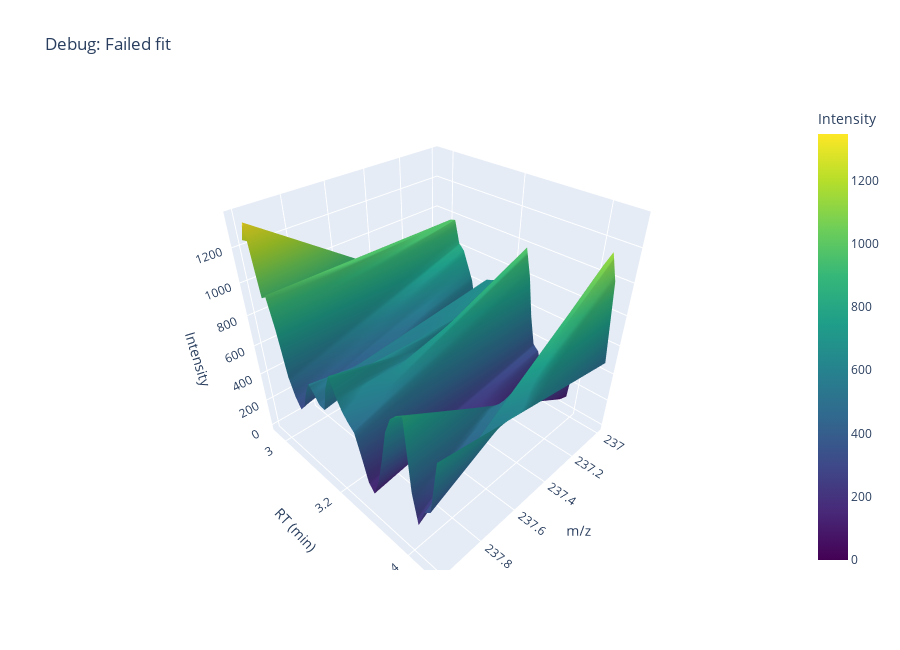
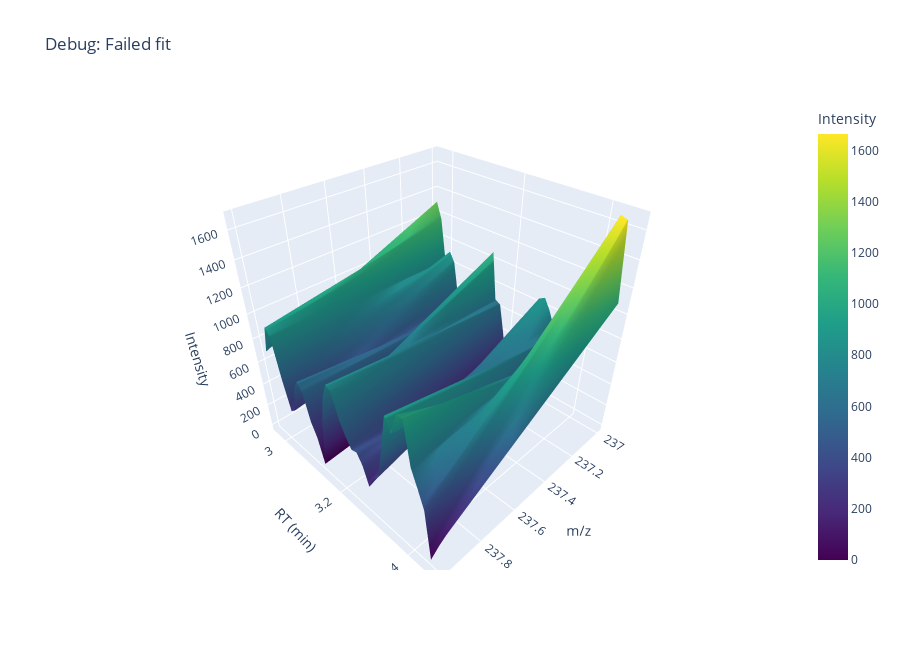
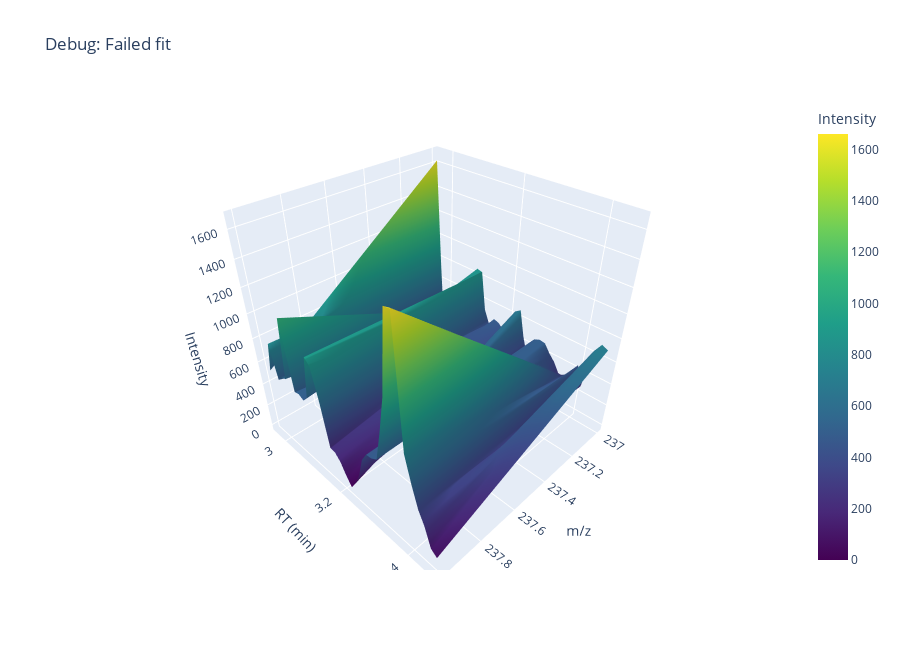
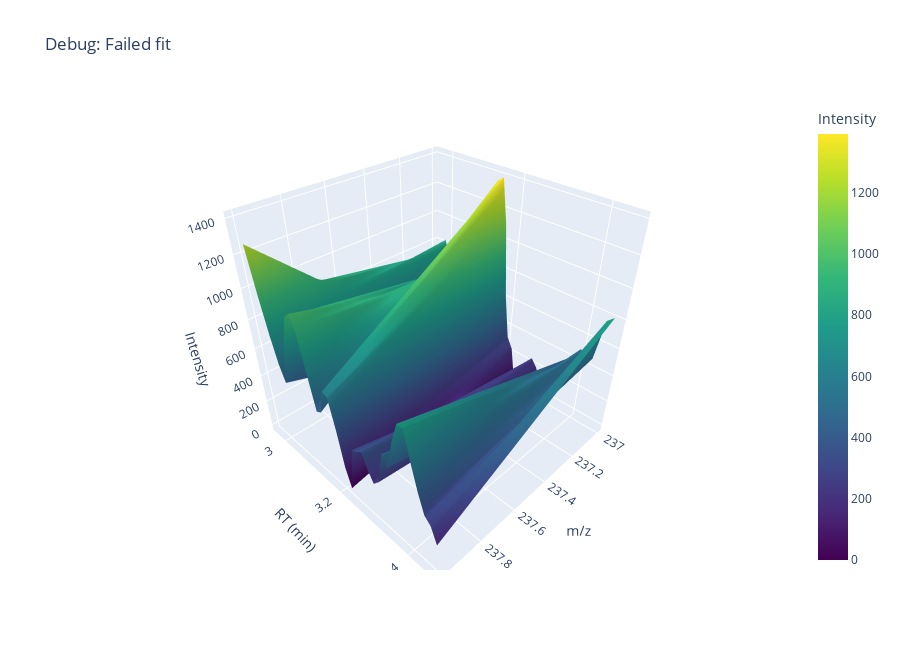

Write notebook code for charts like these, in order.
### Markdown cell above
### Feature Extraction

### Code cell
from src.StreamPort.device.methods import MassSpecDataMethodExtractFeaturesNative
import plotly.graph_objects as go

processor = MassSpecDataMethodExtractFeaturesNative(data="tic", rt=3.223, mz=238)
gen = processor.run(analyses)
